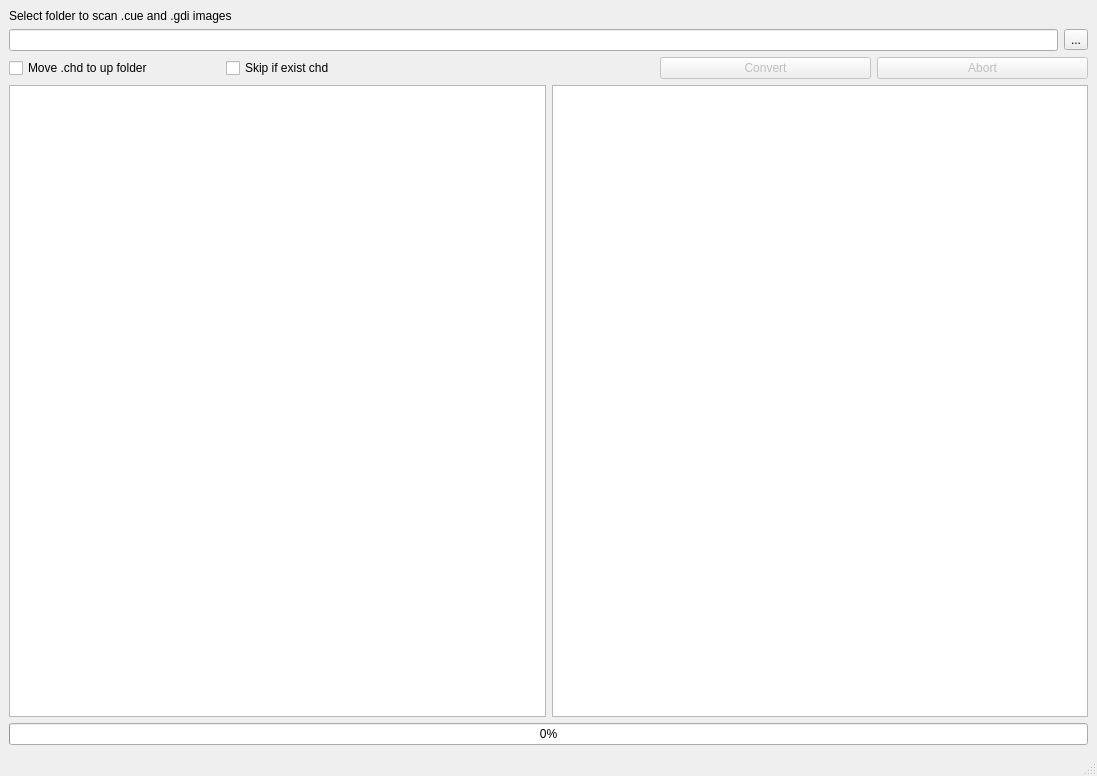
<?xml version="1.0" encoding="UTF-8"?>
<ui version="4.0">
 <class>MainWindow</class>
 <widget class="QMainWindow" name="MainWindow">
  <property name="geometry">
   <rect>
    <x>0</x>
    <y>0</y>
    <width>1097</width>
    <height>776</height>
   </rect>
  </property>
  <property name="windowTitle">
   <string>toCHDConvertor</string>
  </property>
  <widget class="QWidget" name="centralwidget">
   <layout class="QVBoxLayout" name="verticalLayout">
    <item>
     <widget class="QLabel" name="label">
      <property name="text">
       <string>Select folder to scan .cue and .gdi images</string>
      </property>
     </widget>
    </item>
    <item>
     <layout class="QHBoxLayout" name="horizontalLayout">
      <item>
       <widget class="QLineEdit" name="lineInputPath">
        <property name="readOnly">
         <bool>true</bool>
        </property>
       </widget>
      </item>
      <item>
       <widget class="QToolButton" name="btnSelectInput">
        <property name="text">
         <string>...</string>
        </property>
       </widget>
      </item>
     </layout>
    </item>
    <item>
     <layout class="QHBoxLayout" name="horizontalLayout_2">
      <item>
       <widget class="QCheckBox" name="chkbMoveToUpFolder">
        <property name="text">
         <string>Move .chd to up folder</string>
        </property>
       </widget>
      </item>
      <item>
       <widget class="QCheckBox" name="chkbSkipExist">
        <property name="text">
         <string>Skip if exist chd</string>
        </property>
       </widget>
      </item>
      <item>
       <widget class="QLabel" name="lbl_status">
        <property name="text">
         <string/>
        </property>
       </widget>
      </item>
      <item>
       <widget class="QPushButton" name="btnConvert">
        <property name="enabled">
         <bool>false</bool>
        </property>
        <property name="text">
         <string>Convert</string>
        </property>
       </widget>
      </item>
      <item>
       <widget class="QPushButton" name="btn_abort">
        <property name="enabled">
         <bool>false</bool>
        </property>
        <property name="text">
         <string>Abort</string>
        </property>
       </widget>
      </item>
     </layout>
    </item>
    <item>
     <layout class="QHBoxLayout" name="horizontalLayout_3">
      <item>
       <widget class="QTextEdit" name="txtEdit_console">
        <property name="readOnly">
         <bool>true</bool>
        </property>
       </widget>
      </item>
      <item>
       <widget class="QListWidget" name="listFiles"/>
      </item>
     </layout>
    </item>
    <item>
     <widget class="QProgressBar" name="progressBar">
      <property name="value">
       <number>0</number>
      </property>
     </widget>
    </item>
   </layout>
  </widget>
  <widget class="QMenuBar" name="menubar">
   <property name="geometry">
    <rect>
     <x>0</x>
     <y>0</y>
     <width>1097</width>
     <height>26</height>
    </rect>
   </property>
  </widget>
  <widget class="QStatusBar" name="statusbar"/>
 </widget>
 <resources/>
 <connections/>
</ui>
